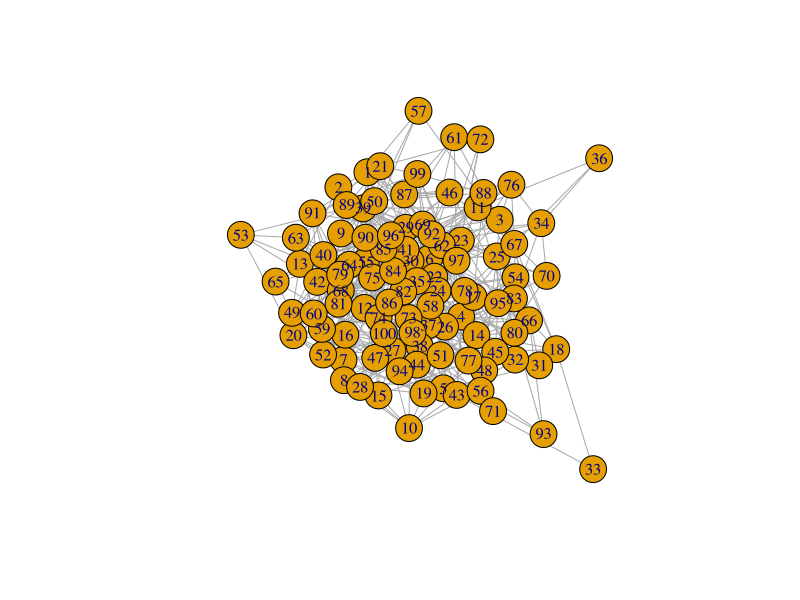

Source code (R):

# Financial Network Analysis
# By Muhamad Abdul Hay Bin Sulaiman

library(igraph)

# Custom seed 
set.seed(27)

# Simulating Erdos-Renyi grapgh
# number of nodes = 100, 
# probability for drawing an edge between two arbitrary vertices, 0.1
erdosRenyiGraph <- erdos.renyi.game(100, 0.1)

plot(erdosRenyiGraph)
